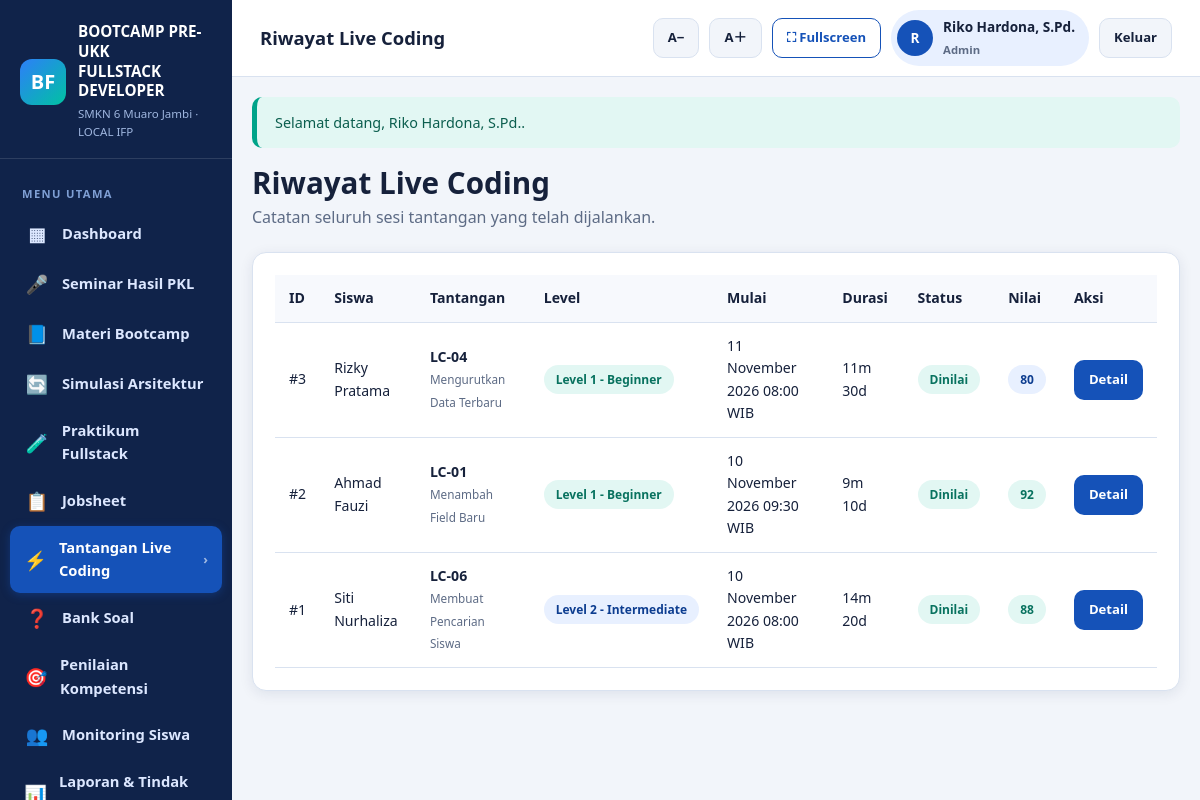
Page /modules/challenges/history.php (signed in) on the committed database.
### tables this page shows
CREATE TABLE users (
  id          INT UNSIGNED AUTO_INCREMENT PRIMARY KEY,
  username    VARCHAR(50) NOT NULL UNIQUE,
  password    VARCHAR(255) NOT NULL,
  full_name   VARCHAR(120) NOT NULL,
  role        ENUM('admin','guru','siswa') NOT NULL DEFAULT 'guru',
  student_id  INT UNSIGNED DEFAULT NULL,
  is_active   TINYINT(1) NOT NULL DEFAULT 1,
  last_login  DATETIME DEFAULT NULL,
  created_at  TIMESTAMP NOT NULL DEFAULT CURRENT_TIMESTAMP,
  updated_at  TIMESTAMP NOT NULL DEFAULT CURRENT_TIMESTAMP ON UPDATE CURRENT_TIMESTAMP,
  KEY idx_users_role (role),
  CONSTRAINT fk_users_student FOREIGN KEY (student_id) REFERENCES students(id) ON DELETE SET NULL
);

CREATE TABLE coding_attempts (
  id             INT UNSIGNED AUTO_INCREMENT PRIMARY KEY,
  student_id     INT UNSIGNED NOT NULL,
  challenge_id   INT UNSIGNED NOT NULL,
  started_at     DATETIME NOT NULL,
  ended_at       DATETIME DEFAULT NULL,
  duration_sec   INT NOT NULL DEFAULT 0,
  status         ENUM('berjalan','selesai','dinilai') NOT NULL DEFAULT 'berjalan',
  result_text    TEXT DEFAULT NULL,
  examiner_score TINYINT UNSIGNED DEFAULT NULL,
  examiner_notes TEXT DEFAULT NULL,
  created_at     TIMESTAMP NOT NULL DEFAULT CURRENT_TIMESTAMP,
  KEY idx_ca_student (student_id),
  CONSTRAINT fk_ca_student FOREIGN KEY (student_id) REFERENCES students(id) ON DELETE CASCADE,
  CONSTRAINT fk_ca_challenge FOREIGN KEY (challenge_id) REFERENCES coding_challenges(id) ON DELETE CASCADE
);

CREATE TABLE students (
  id            INT UNSIGNED AUTO_INCREMENT PRIMARY KEY,
  nis           VARCHAR(30) NOT NULL UNIQUE,
  name          VARCHAR(100) NOT NULL,
  class_name    VARCHAR(30) NOT NULL DEFAULT 'XII PPLG 1',
  gender        ENUM('L','P') NOT NULL DEFAULT 'L',
  phone         VARCHAR(20) DEFAULT NULL,
  email         VARCHAR(120) DEFAULT NULL,
  pkl_place     VARCHAR(180) DEFAULT NULL,
  pkl_title     VARCHAR(200) DEFAULT NULL,
  technologies  TEXT DEFAULT NULL,
  problem_desc  TEXT DEFAULT NULL,
  features      TEXT DEFAULT NULL,
  status        ENUM('aktif','alumni') NOT NULL DEFAULT 'aktif',
  created_at    TIMESTAMP NOT NULL DEFAULT CURRENT_TIMESTAMP,
  updated_at    TIMESTAMP NOT NULL DEFAULT CURRENT_TIMESTAMP ON UPDATE CURRENT_TIMESTAMP
);

CREATE TABLE coding_challenges (
  id              INT UNSIGNED AUTO_INCREMENT PRIMARY KEY,
  code            VARCHAR(30) NOT NULL UNIQUE,
  title           VARCHAR(200) NOT NULL,
  description     TEXT NOT NULL,
  level           ENUM('beginner','intermediate','advanced') NOT NULL,
  competency      VARCHAR(150) NOT NULL,
  duration_min    INT NOT NULL DEFAULT 15,
  instructions    TEXT NOT NULL,
  success_criteria TEXT NOT NULL,
  rubric          TEXT DEFAULT NULL,
  starter_code    TEXT DEFAULT NULL,
  created_at      TIMESTAMP NOT NULL DEFAULT CURRENT_TIMESTAMP,
  KEY idx_cc_level (level)
);

### config/database.php (called while the page is built, shortened)
<?php
function db()
{
    static $pdo = null;
    if ($pdo instanceof PDO) {
        return $pdo;
    }
    $dsn = 'mysql:host=' . DB_HOST . ';dbname=' . DB_NAME . ';charset=' . DB_CHARSET;
    try {
        $pdo = new PDO($dsn, DB_USER, DB_PASS, [
            PDO::ATTR_ERRMODE            => PDO::ERRMODE_EXCEPTION,
            PDO::ATTR_DEFAULT_FETCH_MODE => PDO::FETCH_ASSOC,
            PDO::ATTR_EMULATE_PREPARES   => false,
        ]);
    } catch (PDOException $e) {
        http_response_code(500);
        echo '<!doctype html><html lang="id"><meta charset="utf-8">';
        echo '<title>Koneksi Database Gagal</title>';
        echo '<body style="font-family:Arial,sans-serif;padding:40px;line-height:1.7">';
        echo '<h1>Koneksi database gagal</h1>';
        echo '<p>Periksa kembali:</p><ul>';
        echo '<li>Laragon (Apache &amp; MySQL) sudah berjalan.</li>';
        echo '<li>Database <strong>' . htmlspecialchars(DB_NAME) . '</strong> sudah dibuat.</li>';
        echo '<li>File <code>database/database.sql</code> sudah di-import.</li>';
        echo '<li>Pengaturan DB di <code>config/config.php</code> sesuai.</li>';
        echo '</ul><p>Detail teknis: <code>' . htmlspecialchars($e->getMessage()) . '</code></p>';
        echo '</body></html>';
        exit;
    }
    return $pdo;
}
function db_all(string $sql, array $params = []): array
{
    $stmt = db()->prepare($sql);
    $stmt->execute($params);
    return $stmt->fetchAll();
}
function db_one(string $sql, array $params = []): ?array
{
    $stmt = db()->prepare($sql);
    $stmt->execute($params);
    $row = $stmt->fetch();
    return $row === false ? null : $row;
}

### auth/auth.php (called while the page is built, shortened)
<?php
require_once __DIR__ . '/../config/database.php';
function current_user(): ?array
{
    static $cache = null;
    if ($cache !== null) {
        return $cache;
    }
    $cache = db_one(
        'SELECT u.id, u.username, u.full_name, u.role, u.student_id, u.is_active,
                s.name AS student_name, s.class_name
         FROM users u
         LEFT JOIN students s ON s.id = u.student_id
         WHERE u.id = ? AND u.is_active = 1',
        [(int) $_SESSION['user_id']]
    );
    return $cache;
}
function is_logged_in(): bool
{
    return current_user() !== null;
}
function user_role(): string
{
    $u = current_user();
    return $u ? $u['role'] : '';
}
function can_manage(): bool
{
    return in_array(user_role(), ['admin', 'guru'], true);
}
function require_login(): void
{
    if (!is_logged_in()) {
        flash('warning', 'Silakan login terlebih dahulu.');
        redirect('login.php');
    }
}
function role_label(string $role): string
{
    return [
        'admin' => 'Admin',
        'guru'  => 'Guru',
        'siswa' => 'Siswa',
    ][$role] ?? $role;
}

### modules/challenges/history.php (the view, shortened to what this page needs)
<?php
require_once dirname(__DIR__, 2) . '/config/database.php';
require_once dirname(__DIR__, 2) . '/auth/auth.php';
require_login();
$page_title = 'Riwayat Live Coding';
$studentId = (int) (current_user()['student_id'] ?? 0);
if (can_manage()) {
    $rows = db_all('SELECT ca.*, s.name AS student_name, c.code AS challenge_code, c.title AS challenge_title,
            c.level
        FROM coding_attempts ca
        JOIN students s ON s.id = ca.student_id
        JOIN coding_challenges c ON c.id = ca.challenge_id
        ORDER BY ca.id DESC LIMIT 200');
} else {
    $rows = db_all('SELECT ca.*, c.code AS challenge_code, c.title AS challenge_title, c.level
        FROM coding_attempts ca
        JOIN coding_challenges c ON c.id = ca.challenge_id
        WHERE ca.student_id = ? ORDER BY ca.id DESC', [$studentId]);
}
?>
<?php include dirname(__DIR__, 2) . '/includes/header.php'; ?>
<div class="page-head">
    <div>
        <h1>Riwayat Live Coding</h1>
        <p>Catatan seluruh sesi tantangan yang telah dijalankan.</p>
    </div>
</div>
<div class="card">
    <div class="table-wrap">
        <table class="data-table">
            <thead><tr>
                <th>ID</th>
                <?php if (can_manage()): ?><th>Siswa</th><?php endif; ?>
                <th>Tantangan</th><th>Level</th><th>Mulai</th><th>Durasi</th><th>Status</th><th>Nilai</th><th>Aksi</th>
            </tr></thead>
            <tbody>
            <?php foreach ($rows as $r): ?>
                <tr>
                    <td>#<?= (int) $r['id'] ?></td>
                    <?php if (can_manage()): ?><td><?= e($r['student_name']) ?></td><?php endif; ?>
                    <td><strong><?= e($r['challenge_code']) ?></strong><br><small><?= e(str_limit($r['challenge_title'], 40)) ?></small></td>
                    <td><span class="badge badge-<?= ['beginner'=>'green','intermediate'=>'blue','advanced'=>'purple'][$r['level']] ?>"><?= e(CHALLENGE_LEVELS[$r['level']]) ?></span></td>
                    <td><?= e(format_date($r['started_at'], true)) ?></td>
                    <td><?= floor((int)$r['duration_sec']/60) ?>m <?= (int)$r['duration_sec']%60 ?>d</td>
                    <td><span class="badge badge-<?= ['berjalan'=>'yellow','selesai'=>'blue','dinilai'=>'green'][$r['status']] ?>"><?= e(ucfirst($r['status'])) ?></span></td>
                    <td><?= $r['examiner_score'] !== null
                        ? '<span class="badge ' . score_badge_class((float)$r['examiner_score']) . '">' . (int)$r['examiner_score'] . '</span>'
                        : '-' ?></td>
                    <td class="actions">
                        <a class="btn btn-primary btn-sm" href="<?= url('modules/challenges/result.php?id=' . (int)$r['id']) ?>">Detail</a>
                    </td>
                </tr>
            <?php endforeach; ?>
            </tbody>
        </table>
    </div>
</div>
<?php include dirname(__DIR__, 2) . '/includes/footer.php'; ?>

### includes/header.php (shortened to what this page needs)
<?php
$user = current_user();
$currentPath = str_replace('\\', '/', $_SERVER['SCRIPT_NAME'] ?? '');
$activeKey = '';
$map = [
    'dashboard'    => ['index.php'],
    'seminar'      => ['/modules/seminar/'],
    'materi'       => ['/modules/materi/'],
    'praktikum'    => ['/modules/praktikum/', '/modules/code/'],
    'jobsheet'     => ['/modules/jobsheet/'],
    'challenges'   => ['/modules/challenges/'],
    'questions'    => ['/modules/questions/'],
    'assessment'   => ['/modules/assessment/'],
    'students'     => ['/modules/students/'],
    'reports'      => ['/modules/reports/'],
    'settings'     => ['/modules/settings/'],
    'simulasi'     => ['/modules/simulasi/'],
];
foreach ($map as $key => $patterns) {
    foreach ($patterns as $pattern) {
        if ($key === 'dashboard') {
            $base = rtrim(BASE_PATH, '/');
            if (rtrim($currentPath, '/') === $base . '/index.php' || rtrim($currentPath, '/') === $base) {
                $activeKey = 'dashboard';
            }
        } elseif (strpos($currentPath, $pattern) !== false) {
            $activeKey = $key;
        }
    }
}
$menu = [
    ['dashboard',  '▦', 'Dashboard',            'index.php'],
    ['seminar',    '🎤', 'Seminar Hasil PKL',   'modules/seminar/index.php'],
    ['materi',     '📘', 'Materi Bootcamp',     'modules/materi/index.php'],
    ['simulasi',   '🔄', 'Simulasi Arsitektur', 'modules/simulasi/index.php'],
    ['praktikum',  '🧪', 'Praktikum Fullstack', 'modules/praktikum/index.php'],
    ['jobsheet',   '📋', 'Jobsheet',            'modules/jobsheet/index.php'],
    ['challenges', '⚡', 'Tantangan Live Coding','modules/challenges/index.php'],
    ['questions',  '❓', 'Bank Soal',           'modules/questions/index.php'],
    ['assessment', '🎯', 'Penilaian Kompetensi','modules/assessment/index.php'],
    ['students',   '👥', 'Monitoring Siswa',    'modules/students/index.php'],
    ['reports',    '📊', 'Laporan & Tindak Lanjut','modules/reports/index.php'],
    ['settings',   '⚙️', 'Pengaturan',          'modules/settings/index.php'],
];
?>
<!doctype html>
<html lang="id">
<head>
    <link rel="stylesheet" href="<?= asset('css/app.css') ?>">
</head>
<body>
<div class="app-shell">
    <aside class="sidebar">
        <div class="sidebar-brand">
            <div class="logo">
                <div class="logo-mark">BF</div>
                <div>
                    <strong>BOOTCAMP PRE-UKK<br>FULLSTACK DEVELOPER</strong>
                    <small><?= e(SCHOOL_NAME) ?> · LOCAL IFP</small>
                </div>
            </div>
        </div>
        <nav class="sidebar-nav">
            <div class="nav-label">Menu Utama</div>
            <?php foreach ($menu as $item): ?>
                <?php
                [$key, $icon, $label, $link] = $item;
                ?>
                <a class="nav-item <?= $activeKey === $key ? 'active' : '' ?>"
                   href="<?= url($link) ?>">
                    <span class="ico"><?= $icon ?></span>
                    <span><?= e($label) ?></span>
                    <?php if ($activeKey === $key): ?><span class="chev">›</span><?php endif; ?>
                </a>
            <?php endforeach; ?>
        </nav>
    </aside>
    <div class="main-area">
        <header class="topbar">
            <h1><?= e($page_title) ?></h1>
            <div class="topbar-actions">
                <button type="button" class="btn btn-light btn-sm no-print" onclick="changeFontSize(-1)" title="Perkecil teks">A−</button>
                <button type="button" class="btn btn-light btn-sm no-print" onclick="changeFontSize(1)" title="Perbesar teks">A＋</button>
                <button type="button" class="btn btn-outline btn-sm no-print" onclick="toggleFullscreen()" title="Layar penuh">⛶ Fullscreen</button>
                <?php if ($user): ?>
                    <div class="user-chip">
                        <span class="avatar"><?= e(mb_substr($user['full_name'], 0, 1)) ?></span>
                        <span>
                            <?= e($user['full_name']) ?><br>
                            <small><?= e(role_label($user['role'])) ?></small>
                        </span>
                    </div>
                    <a class="btn btn-light btn-sm no-print" href="<?= url('logout.php') ?>">Keluar</a>
                <?php endif; ?>
            </div>
        </header>
        <main class="content">

### rows in the picture
users: full_name "R", full_name "Riko Hardona, S.Pd.", role "Admin"
coding_attempts: id "3", student.name "Rizky Pratama", challenge.code "LC-04", challenge.title "Mengurutkan Data Terbaru", challenge.level "Level 1 - Beginner", started_at "11 November 2026 08:00 WIB", floor((int)$r['duration_sec']/60) "11", (int)$r['duration_sec']%60 "30", status "Dinilai", examiner_score "80"
coding_attempts: id "2", student.name "Ahmad Fauzi", challenge.code "LC-01", challenge.title "Menambah Field Baru", challenge.level "Level 1 - Beginner", started_at "10 November 2026 09:30 WIB", floor((int)$r['duration_sec']/60) "9", (int)$r['duration_sec']%60 "10", status "Dinilai", examiner_score "92"
coding_attempts: id "1", student.name "Siti Nurhaliza", challenge.code "LC-06", challenge.title "Membuat Pencarian Siswa", challenge.level "Level 2 - Intermediate", started_at "10 November 2026 08:00 WIB", floor((int)$r['duration_sec']/60) "14", (int)$r['duration_sec']%60 "20", status "Dinilai", examiner_score "88"

### other values in the picture
SCHOOL_NAME "SMKN 6 Muaro Jambi"
$icon "▦"
$label "Dashboard"
$icon "🎤"
$label "Seminar Hasil PKL"
$icon "📘"
$label "Materi Bootcamp"
$icon "🔄"
$label "Simulasi Arsitektur"
$icon "🧪"
$label "Praktikum Fullstack"
$icon "📋"
$label "Jobsheet"
$icon "⚡"
$label "Tantangan Live Coding"
